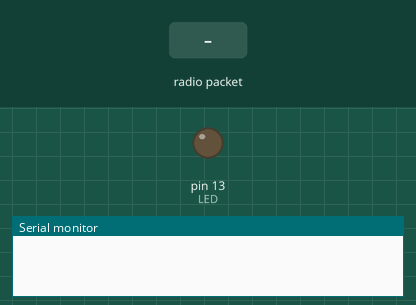
Recording of a sketch running on a simulated Arduino Uno, built with avr-gcc and run on an emulated ATmega328P. Shown: output pins drawn as LEDs (lit = HIGH), the last lines printed to the serial monitor. Inputs (shaded band) come from the test bench. No radio packets arrive unless stated; pins used as bus, display or sensor lines are not drawn.

Above: at 1.3 s.
1.4 s: radio packet "1" arrives
At 2.6 s:
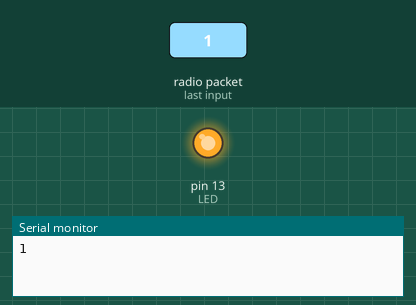
Timing chart, 0 to 4.4 s (numbered marks = the images above; inputs shaded):
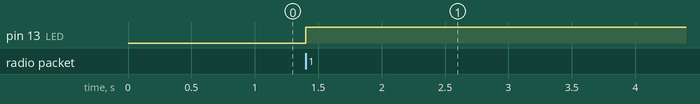

Measured:
- after the input at 1.4 s, pin 13 (LED): LOW → HIGH at once

The sketch:

Receiver_Code.ino
```cpp
#include <SD.h>

// Arduino9x_RX
// -*- mode: C++ -*-
// Example sketch showing how to create a simple messaging client (receiver)
// with the RH_RF95 class. RH_RF95 class does not provide for addressing or
// reliability, so you should only use RH_RF95 if you do not need the higher
// level messaging abilities.
// It is designed to work with the other example Arduino9x_TX

#include <SPI.h>
#include <RH_RF95.h>

#define RFM95_CS 4
#define RFM95_RST 2
#define RFM95_INT 3

// Change to 434.0 or other frequency, must match RX's freq!
#define RF95_FREQ 433.0

// Singleton instance of the radio driver
RH_RF95 rf95(RFM95_CS, RFM95_INT);

// Blinky on receipt
#define LED 13

void setup()
{
  pinMode(LED, OUTPUT);
  pinMode(RFM95_RST, OUTPUT);
  digitalWrite(RFM95_RST, HIGH);

  while (!Serial);
  Serial.begin(115200);
  delay(100);

  //Serial.println("Arduino LoRa RX Test!");

  // manual reset
  digitalWrite(RFM95_RST, LOW);
  delay(10);
  digitalWrite(RFM95_RST, HIGH);
  delay(10);

  while (!rf95.init()) {
    Serial.println("LoRa radio init failed");
    while (1);
  }
  //Serial.println("LoRa radio init OK!");

  // Defaults after init are 434.0MHz, modulation GFSK_Rb250Fd250, +13dbM
  if (!rf95.setFrequency(RF95_FREQ)) {
    Serial.println("setFrequency failed");
    while (1);
  }
  //Serial.print("Set Freq to: "); Serial.println(RF95_FREQ);

  // Defaults after init are 434.0MHz, 13dBm, Bw = 125 kHz, Cr = 4/5, Sf = 128chips/symbol, CRC on

  // The default transmitter power is 13dBm, using PA_BOOST.
  // If you are using RFM95/96/97/98 modules which uses the PA_BOOST transmitter pin, then
  // you can set transmitter powers from 5 to 23 dBm:
  rf95.setTxPower(23, false);
}

void loop()
{
  if (rf95.available())
  {
    // Should be a message for us now
    uint8_t buf[RH_RF95_MAX_MESSAGE_LEN];
    uint8_t len = sizeof(buf);

    if (rf95.recv(buf, &len))
    {
      digitalWrite(LED, HIGH);
      //RH_RF95::printBuffer("Received: ", buf, len);
      //Serial.print("Got: ");
      Serial.println((char*)buf);
       //Serial.print("RSSI: ");
      //Serial.println(rf95.lastRssi(), DEC);

      // Send a reply
      //uint8_t data[] = "And hello back to you";
      //rf95.send(data, sizeof(data));
      //rf95.waitPacketSent();
      //Serial.println("Sent a reply");
      //digitalWrite(LED, LOW);
    }
    else
    {
      Serial.println("Receive failed");
    }
  }
}
```
